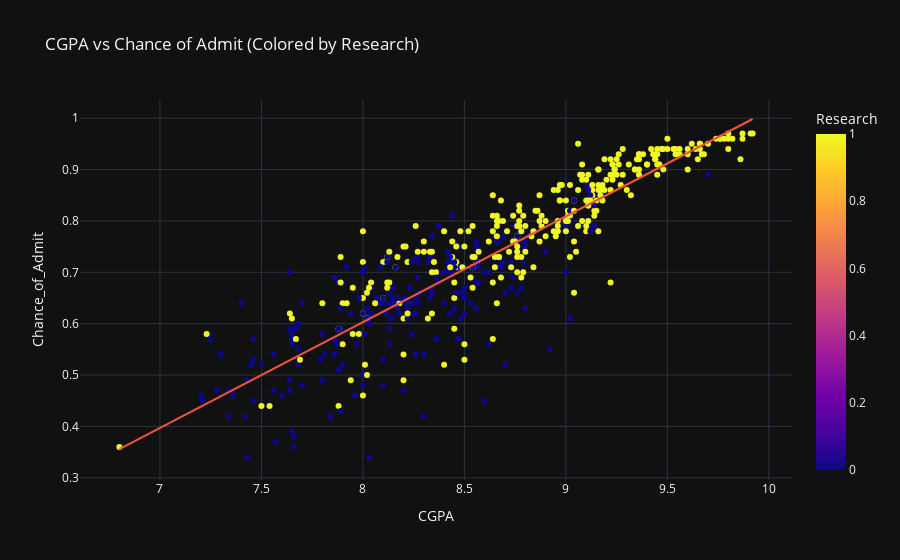

Notebook source saved alongside this figure:
### Code cell
fig = px.scatter(adm_data, x='CGPA', y='Chance_of_Admit', color='Research',
                 trendline='ols', title='CGPA vs Chance of Admit (Colored by Research)')
fig.update_layout(template='plotly_dark')
fig.show(renderer='vscode')

### Figure 1 — Plotly figure (JSON) as saved in the notebook; plotly's stock layout.template omitted (floating-point values rounded to 4 significant figures; data arrays with more than 128 entries replaced by an {"elided": "..."} marker saying what was removed)
{"data": [{"hovertemplate": "CGPA=%{x}<br>Chance_of_Admit=%{y}<br>Research=%{marker.color}<extra></extra>", "legendgroup": "", "marker": {"color": {"elided": "500 int values"}, "coloraxis": "coloraxis", "symbol": "circle"}, "mode": "markers", "name": "", "orientation": "v", "showlegend": false, "type": "scatter", "x": {"elided": "500 float values"}, "xaxis": "x", "y": {"elided": "500 float values"}, "yaxis": "y"}, {"hovertemplate": "<b>OLS trendline</b><br>Chance_of_Admit = 0.205922 * CGPA + -1.04433<br>R<sup>2</sup>=0.778652<br><br>CGPA=%{x}<br>Chance_of_Admit=%{y} <b>(trend)</b><extra></extra>", "legendgroup": "", "marker": {"symbol": "circle"}, "mode": "lines", "name": "", "showlegend": false, "type": "scatter", "x": {"elided": "500 float values"}, "xaxis": "x", "y": {"elided": "500 float values"}, "yaxis": "y"}], "layout": {"coloraxis": {"colorbar": {"title": {"text": "Research"}}, "colorscale": [[0, "#0d0887"], [0.1111, "#46039f"], [0.2222, "#7201a8"], [0.3333, "#9c179e"], [0.4444, "#bd3786"], [0.5556, "#d8576b"], [0.6667, "#ed7953"], [0.7778, "#fb9f3a"], [0.8889, "#fdca26"], [1, "#f0f921"]]}, "legend": {"tracegroupgap": 0}, "title": {"text": "CGPA vs Chance of Admit (Colored by Research)"}, "xaxis": {"anchor": "y", "domain": [0, 1], "title": {"text": "CGPA"}}, "yaxis": {"anchor": "x", "domain": [0, 1], "title": {"text": "Chance_of_Admit"}}}}
